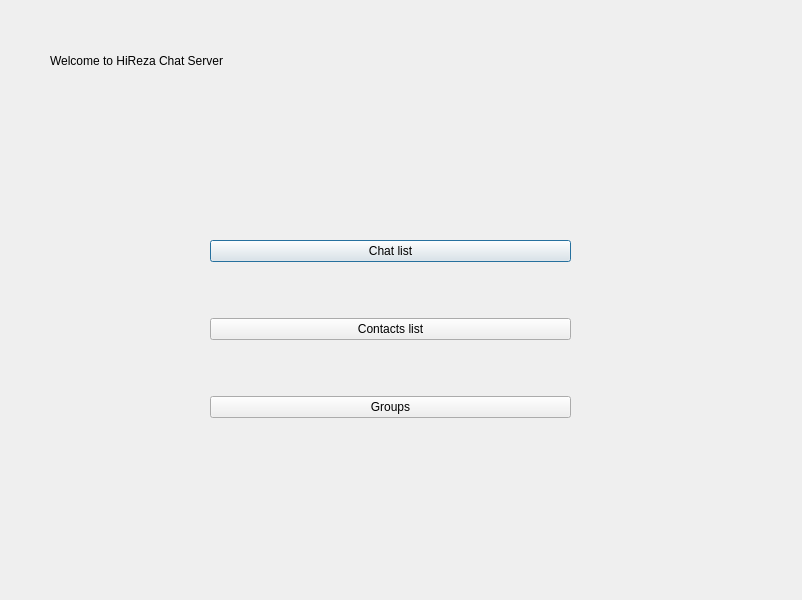
<?xml version="1.0" encoding="UTF-8"?>
<ui version="4.0">
 <class>Dialog</class>
 <widget class="QDialog" name="Dialog">
  <property name="geometry">
   <rect>
    <x>0</x>
    <y>0</y>
    <width>802</width>
    <height>600</height>
   </rect>
  </property>
  <property name="windowTitle">
   <string>Dialog</string>
  </property>
  <widget class="QLabel" name="label">
   <property name="geometry">
    <rect>
     <x>50</x>
     <y>40</y>
     <width>391</width>
     <height>41</height>
    </rect>
   </property>
   <property name="styleSheet">
    <string notr="true">font: 18pt &quot;Sans Serif&quot;;</string>
   </property>
   <property name="text">
    <string>Welcome to HiReza Chat Server</string>
   </property>
  </widget>
  <widget class="QWidget" name="verticalLayoutWidget">
   <property name="geometry">
    <rect>
     <x>210</x>
     <y>190</y>
     <width>361</width>
     <height>281</height>
    </rect>
   </property>
   <layout class="QVBoxLayout" name="verticalLayout">
    <item>
     <widget class="QPushButton" name="pushButton_2">
      <property name="text">
       <string>Chat list</string>
      </property>
     </widget>
    </item>
    <item>
     <widget class="QPushButton" name="pushButton">
      <property name="text">
       <string>Contacts list</string>
      </property>
     </widget>
    </item>
    <item>
     <widget class="QPushButton" name="pushButton_3">
      <property name="text">
       <string>Groups</string>
      </property>
     </widget>
    </item>
   </layout>
  </widget>
 </widget>
 <resources/>
 <connections/>
</ui>
